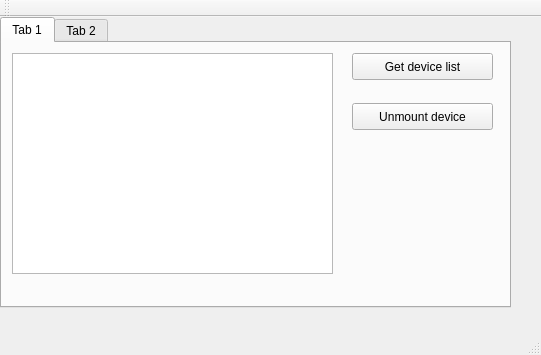
<?xml version="1.0" encoding="UTF-8"?>
<ui version="4.0">
 <class>MainWindow</class>
 <widget class="QMainWindow" name="MainWindow">
  <property name="geometry">
   <rect>
    <x>0</x>
    <y>0</y>
    <width>541</width>
    <height>355</height>
   </rect>
  </property>
  <property name="windowTitle">
   <string>TC Utils</string>
  </property>
  <widget class="QWidget" name="centralWidget">
   <widget class="QTabWidget" name="tabWidget">
    <property name="geometry">
     <rect>
      <x>0</x>
      <y>0</y>
      <width>511</width>
      <height>291</height>
     </rect>
    </property>
    <property name="currentIndex">
     <number>0</number>
    </property>
    <widget class="QWidget" name="tabUnmount">
     <attribute name="title">
      <string>Tab 1</string>
     </attribute>
     <widget class="QListWidget" name="listWidget">
      <property name="geometry">
       <rect>
        <x>10</x>
        <y>10</y>
        <width>321</width>
        <height>221</height>
       </rect>
      </property>
     </widget>
     <widget class="QPushButton" name="btnUnmount">
      <property name="geometry">
       <rect>
        <x>350</x>
        <y>60</y>
        <width>141</width>
        <height>27</height>
       </rect>
      </property>
      <property name="text">
       <string>Unmount device</string>
      </property>
     </widget>
     <widget class="QPushButton" name="btnRefresh">
      <property name="geometry">
       <rect>
        <x>350</x>
        <y>10</y>
        <width>141</width>
        <height>27</height>
       </rect>
      </property>
      <property name="text">
       <string>Get device list</string>
      </property>
     </widget>
    </widget>
    <widget class="QWidget" name="tab_2">
     <attribute name="title">
      <string>Tab 2</string>
     </attribute>
    </widget>
   </widget>
  </widget>
  <widget class="QMenuBar" name="menuBar">
   <property name="geometry">
    <rect>
     <x>0</x>
     <y>0</y>
     <width>541</width>
     <height>25</height>
    </rect>
   </property>
  </widget>
  <widget class="QToolBar" name="mainToolBar">
   <attribute name="toolBarArea">
    <enum>TopToolBarArea</enum>
   </attribute>
   <attribute name="toolBarBreak">
    <bool>false</bool>
   </attribute>
  </widget>
  <widget class="QStatusBar" name="statusBar"/>
 </widget>
 <layoutdefault spacing="6" margin="11"/>
 <resources/>
 <connections/>
</ui>
